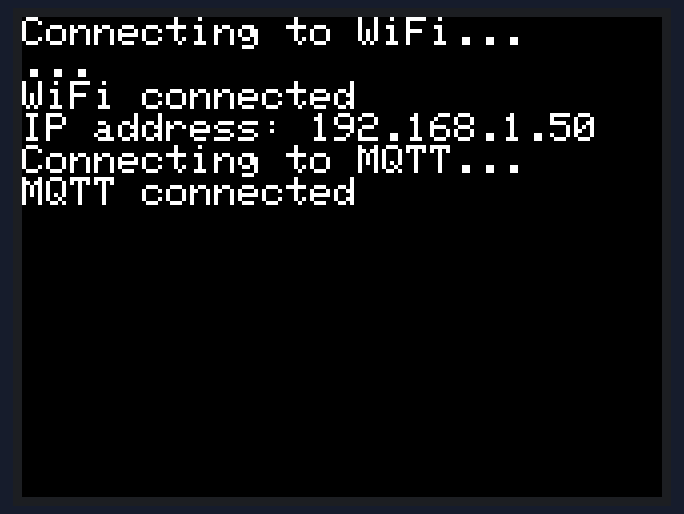
The sketch below on a simulated ESP32. On the bench: 320×240 colour display. WiFi joins after 1.5 s; servers stay silent unless stated; random numbers use the default seed unless the sketch sets one; no MQTT or app messages arrive unless stated; what the sketch prints to the serial monitor is not drawn.

Above: at 1.8 s.

The sketch:

m5stack.ino
```cpp
#include "M5Core2.h"
#include <WiFi.h>
#include <PubSubClient.h>
#include <IRremote.h>

#define TRIG 32
#define ECHO 33
#define IR_RECEIVER_PIN 33 // Define the IR receiver pin
#define USMAX 3000
WiFiClient espClient;
PubSubClient client(espClient);

const char* ssid = "infrastructure";
const char* password = "udDCgaJ9adWM";
const char* mqtt_server = "csse4011-iot.zones.eait.uq.edu.au"; // IP address of your MQTT broker
const char* mqtt_topic = "s4697686"; // Topic to publish data to
static uint8_t data[8160];
IRrecv irrecv(IR_RECEIVER_PIN);
decode_results results;
void reconnect() {
    while (!client.connected()) {
        String clientId = "M5StackClient-";
        clientId += String(random(0xffff), HEX);
        if (client.connect(clientId.c_str())) {
            client.publish(mqtt_topic, "M5Stack connected");
            M5.Lcd.println("MQTT connected");
        } else {
            M5.Lcd.print("MQTT connection failed, rc=");
            M5.Lcd.println(client.state());
            delay(5000);
        }
    }
}

void setup() {
    Serial.begin(115200);
    M5.begin();
    irrecv.enableIRIn();
    WiFi.begin(ssid, password);
    M5.Lcd.setTextSize(2); // Set text size for better readability
    M5.Lcd.println("Connecting to WiFi...");

    while (WiFi.status() != WL_CONNECTED) {
        delay(500);
        M5.Lcd.print(".");
    }

    M5.Lcd.println("\nWiFi connected");
    M5.Lcd.print("IP address: ");
    M5.Lcd.println(WiFi.localIP());
    client.setServer(mqtt_server, 1883);

    pinMode(IR_RECEIVER_PIN, INPUT);
}

// Function to read IR data and convert it to an image
int getImageData() {

    decode_results results;
    int i = 0;
    // Initialize the IR receiver

    while(i < sizeof(data)) {
        if (irrecv.decode()) {
            uint64_t value = static_cast<uint64_t>(irrecv.decodedIRData.decodedRawData);
            if (value == 0xFFFFFFFF  ){
              irrecv.resume();
               delay(1);
              continue;
            }
            // Serial.println(value, HEX);
            //  Serial.print("'");

            for(int shift = 0; shift <64; shift+=8){
              if(i<sizeof(data)){
                data[i++] = (value >> shift) & 0xFF;
              }
            }

            // Serial.print("-");
            irrecv.resume();
        }else{
            // Serial.print(".");
        }
        delay(1);
    }
    Serial.println("IR data read complete");

    return sizeof(data);
}

void loop() {
    if (!client.connected()) {
        Serial.println("Connecting to MQTT...");
        M5.Lcd.println("Connecting to MQTT...");
        reconnect();
    }
    client.loop();


    int imageSize = getImageData();
     M5.Lcd.println(imageSize);
        M5.Lcd.println(imageSize);

           M5.Lcd.println(imageSize);
    if (imageSize > 0) {
        client.publish(mqtt_topic, data, imageSize);
        M5.Lcd.println("Image data published");

        // Print image data to screen
//        M5.Lcd.clear(); // Clear the screen before printing
//        M5.Lcd.setCursor(0, 0);
//        M5.Lcd.println("Image Data:");
//        for (int i = 0; i < 64; i++) {
//            M5.Lcd.print(imageData[i]);
//            M5.Lcd.print(" ");
//            if ((i + 1) % 8 == 0) { // Print a new line after every 8 values
//                M5.Lcd.println();
//            }
//        }
    } else {
        Serial.println("Failed to get image data");
        M5.Lcd.println("Failed to get image data");
    }

    delay(2000); // Adjust timing as needed
}
```
